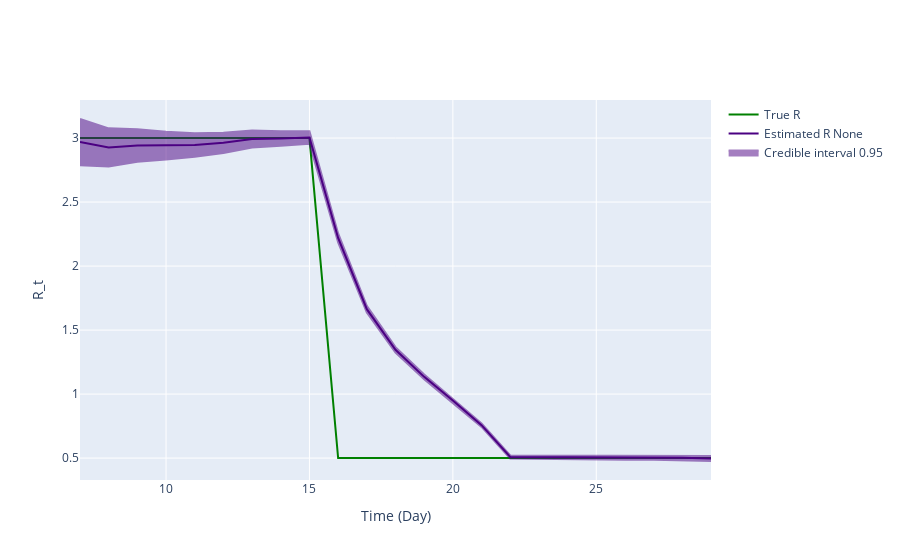

The notebook cell this image was saved under:
### Code cell
fig = ReproductionNumberPlot()

fig.add_ground_truth_rt(ground_truth)
fig.add_interval_rt(interval2)

fig.update_labels(time_label='Time (Day)', r_label='R_t')

fig.show_figure()

### Figure 1 — Plotly figure (JSON) as saved in the notebook; plotly's stock layout.template omitted (floating-point values rounded to 4 significant figures)
{"data": [{"line": {"color": "green"}, "mode": "lines", "name": "True R", "type": "scatter", "x": [7, 8, 9, 10, 11, 12, 13, 14, 15, 16, 17, 18, 19, 20, 21, 22, 23, 24, 25, 26, 27, 28, 29], "y": [3, 3, 3, 3, 3, 3, 3, 3, 3, 0.5, 0.5, 0.5, 0.5, 0.5, 0.5, 0.5, 0.5, 0.5, 0.5, 0.5, 0.5, 0.5, 0.5]}, {"line": {"color": "indigo"}, "mode": "lines", "name": "Estimated R None", "type": "scatter", "x": [7, 8, 9, 10, 11, 12, 13, 14, 15, 16, 17, 18, 19, 20, 21, 22, 23, 24, 25, 26, 27, 28, 29], "y": [2.968, 2.927, 2.941, 2.941, 2.946, 2.963, 2.992, 2.996, 3.004, 2.22, 1.663, 1.346, 1.135, 0.9492, 0.7572, 0.5088, 0.5084, 0.5059, 0.5046, 0.5019, 0.5037, 0.5022, 0.497]}, {"fill": "toself", "fillcolor": "indigo", "line": {"color": "indigo"}, "mode": "lines", "name": "Credible interval 0.95", "opacity": 0.5, "showlegend": true, "type": "scatter", "x": [7, 8, 9, 10, 11, 12, 13, 14, 15, 16, 17, 18, 19, 20, 21, 22, 23, 24, 25, 26, 27, 28, 29, 29, 28, 27, 26, 25, 24, 23, 22, 21, 20, 19, 18, 17, 16, 15, 14, 13, 12, 11, 10, 9, 8, 7], "y": [3.149, 3.076, 3.068, 3.049, 3.038, 3.041, 3.059, 3.053, 3.053, 2.255, 1.689, 1.366, 1.152, 0.9648, 0.7709, 0.5202, 0.5201, 0.5185, 0.5184, 0.517, 0.5203, 0.5202, 0.5166, 0.4774, 0.4842, 0.4872, 0.4868, 0.4908, 0.4932, 0.4967, 0.4975, 0.7435, 0.9336, 1.117, 1.325, 1.637, 2.184, 2.956, 2.939, 2.925, 2.884, 2.854, 2.833, 2.814, 2.778, 2.788]}], "layout": {"hovermode": "x unified", "xaxis": {"title": {"text": "Time (Day)"}}, "yaxis": {"title": {"text": "R_t"}}}}
